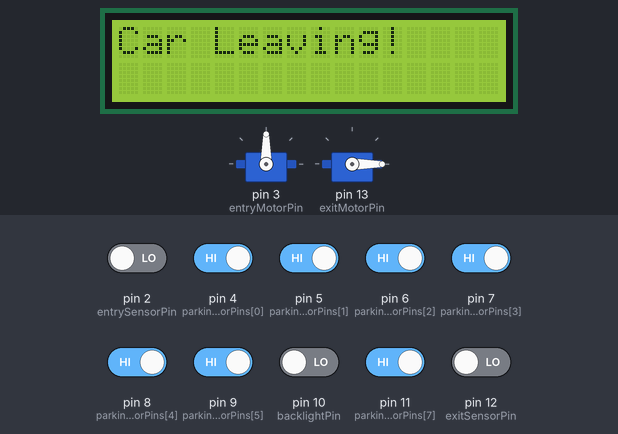
The sketch below on a simulated Arduino Uno, built with avr-gcc and run on an emulated ATmega328P. Shown: 16×2 character LCD, 2 × servo. The test bench sets the inputs (shaded band); at power-on: pin 4 (parkingSensorPins[0]), pin 5 (parkingSensorPins[1]), pin 6 (parkingSensorPins[2]), pin 7 (parkingSensorPins[3]), pin 8 (parkingSensorPins[4]), pin 9 (parkingSensorPins[5]), pin 11 (parkingSensorPins[7]) HIGH, pin 2 (entrySensorPin), pin 10 (backlightPin), pin 12 (exitSensorPin) LOW. What the sketch prints to the serial monitor is not drawn.

Above: at 1.2 s.
1.3 s: pin 12 (exitSensorPin) driven HIGH
At 2.0 s:
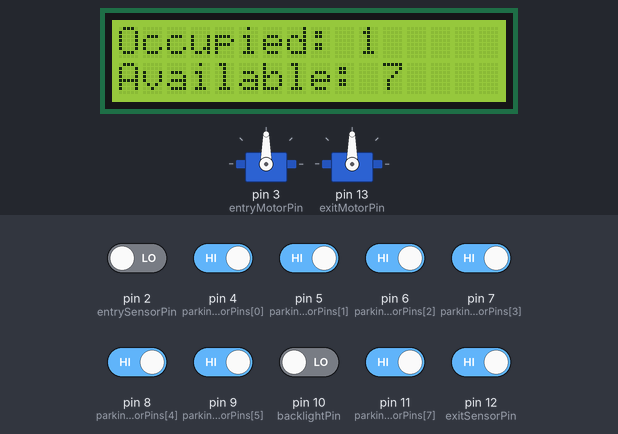
4.3 s: pin 12 (exitSensorPin) driven LOW
At 5.0 s:
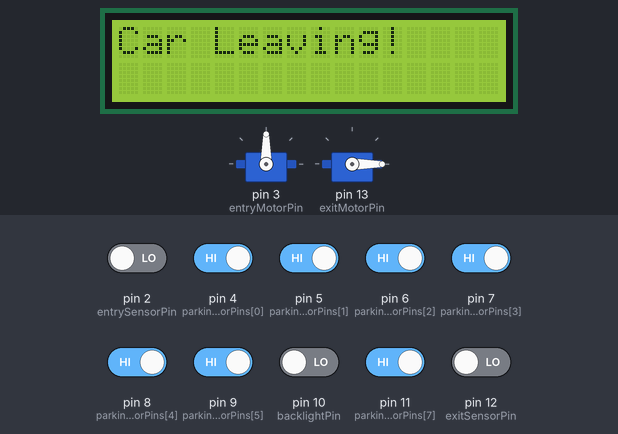
7.3 s: pin 12 (exitSensorPin) driven HIGH
At 8.7 s:
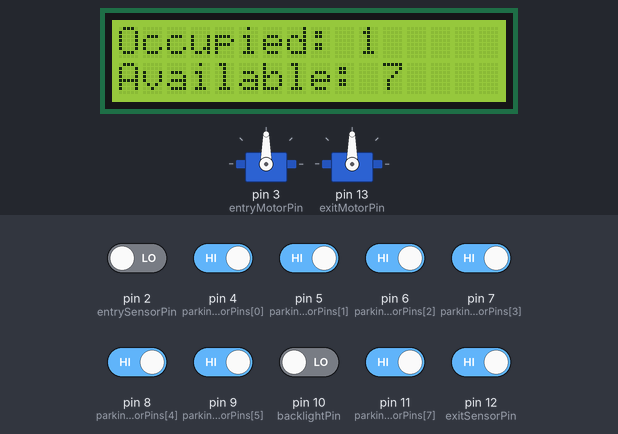
10.3 s: pin 12 (exitSensorPin) driven LOW
At 11.4 s:
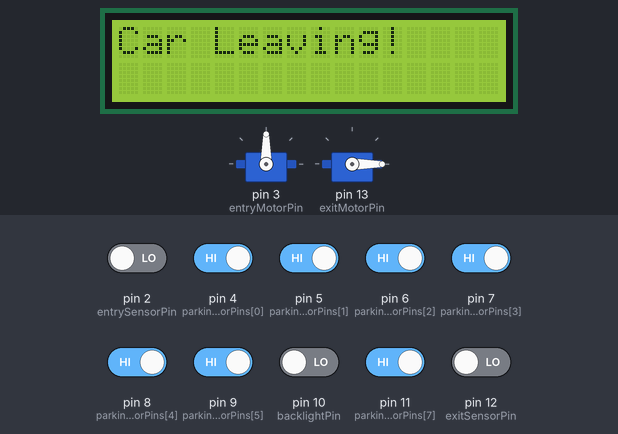
13.3 s: pin 2 (entrySensorPin) driven HIGH
At 14.1 s:
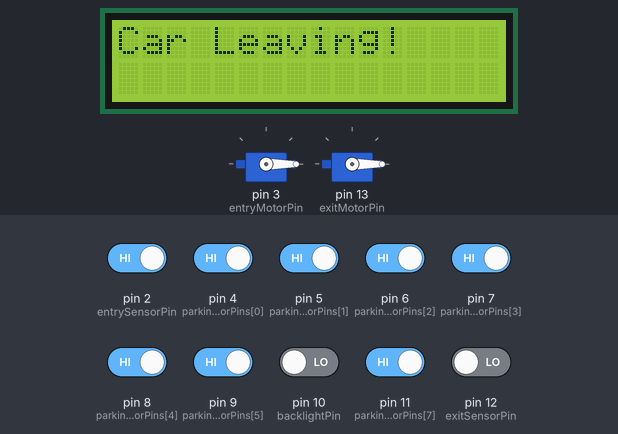
16.3 s: pin 2 (entrySensorPin) driven LOW
At 17.5 s:
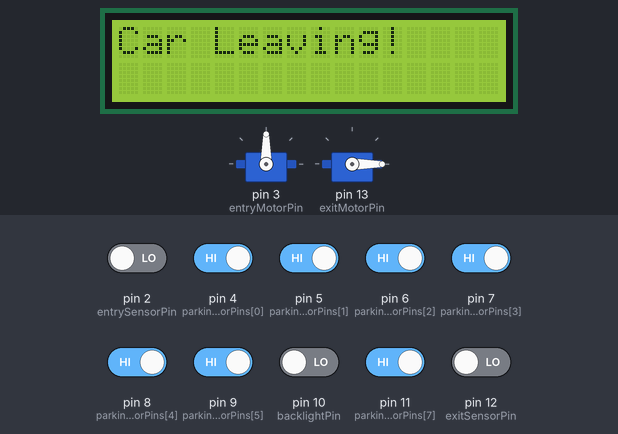
Timing chart, 0 to 19.3 s (numbered marks = the images above; inputs shaded):
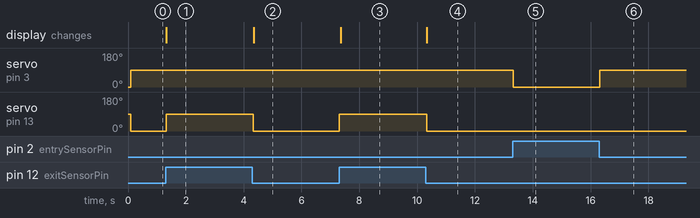

Measured:
- after the input at 1.3 s, servo on pin 13 (exitMotorPin): 0° → 90° at once; the display: changes at once (image 1)
- after the input at 4.3 s, servo on pin 13 (exitMotorPin): 90° → 0° at once; the display: changes after 0.05 s (image 2)
- after the input at 7.3 s, servo on pin 13 (exitMotorPin): 0° → 90° at once; the display: changes after 0.05 s (image 3)
- after the input at 10.3 s, servo on pin 13 (exitMotorPin): 90° → 0° at once; the display: changes at once (image 4)
- after the input at 13.3 s, servo on pin 3 (entryMotorPin): 90° → 0° at once
- after the input at 16.3 s, servo on pin 3 (entryMotorPin): 0° → 90° at once

The sketch:

DISP.ino.ino
```cpp
#include<Wire.h>
#include<LiquidCrystal_I2C.h>
#include<Servo.h>

const int lcd_I2C_address = 0x27;
LiquidCrystal_I2C lcd(lcd_I2C_address, 16, 2);

const int entrySensorPin = 2;
const int exitSensorPin = 12;

const int entryMotorPin = 3;
Servo entryServo;

const int exitMotorPin = 13;
Servo exitServo;

const int parkingSensorPins[8] = {4, 5, 6, 7, 8, 9, 10, 11};
int occupiedSpots = 0;
int availableSpots = 8;

unsigned long entryTime = 0;
unsigned long carLeftTime = 0;
unsigned long fullMessageStartTime = 0;

bool carDetectedEntry = false;
bool carDetectedExit = false;
bool parkingLotFull = false;
bool carLeaving = false;

const int fullMessageDuration = 3000;

const int backlightPin = 10;
int backlightBrightness = 230;

void setup()
{
  Serial.begin(9600);
  Wire.begin();
  lcd.begin();
  lcd.backlight();
  analogWrite(backlightPin, backlightBrightness);

  entryServo.attach(entryMotorPin);
  exitServo.attach(exitMotorPin);

  entryServo.write(0);
  exitServo.write(90);

  pinMode(entrySensorPin, INPUT);
  pinMode(exitSensorPin, INPUT);
  for (int i = 0; i < 8; i++)
  {
    pinMode(parkingSensorPins[i], INPUT);
  }

  lcd.setCursor(0, 0);
  lcd.print("Welcome to Parking!");
  Serial.println("Setup complete. Ready for operation.");
}

void loop()
{
  carDetectedEntry = digitalRead(entrySensorPin) == LOW;
  carDetectedExit = digitalRead(exitSensorPin) == LOW;

  // Update occupied and available spots count
  occupiedSpots = 0;
  for (int i = 0; i < 8; i++)
  {
    if (digitalRead(parkingSensorPins[i]) == LOW)
    {
      occupiedSpots++;
    }
  }
  availableSpots = 8 - occupiedSpots;

  if (occupiedSpots == 8)
  {
    if (!parkingLotFull)
    {
      fullMessageStartTime = millis();
      parkingLotFull = true;
      updateDisplay("Parking Lot Full!", "", "");
    }
    else if (millis() - fullMessageStartTime >= fullMessageDuration)
    {
      parkingLotFull = false;
      updateDisplay("Occupied: 8", "Available: 0", "");
    }
  }
  else
  {
    if (carDetectedEntry && availableSpots > 0 && entryTime == 0)
    {
      entryServo.write(90);
      entryTime = millis();
      updateDisplay("Car Entering!", "", "");
      Serial.println("Car entered parking lot.");
    }

    if (millis() - entryTime >= 3000 && entryTime != 0 && !carDetectedEntry)
    {
      entryServo.write(0);
      entryTime = 0;
    }

    if (carDetectedExit)
    {
      exitServo.write(0);
      carLeftTime = millis();
      carLeaving = true;
      updateDisplay("Car Leaving!", "", "");
    }
    else if (carLeaving && millis() - carLeftTime >= 3000)
    {
      carLeaving = false;
      exitServo.write(90);
      updateDisplay("Occupied: " + String(occupiedSpots), "Available: " + String(availableSpots), "");
    }
    else
    {
      exitServo.write(90);
      updateDisplay("Occupied: " + String(occupiedSpots), "Available: " + String(availableSpots), "");
    }
  }
}

void updateDisplay(String line1, String line2, String line3)
{
  lcd.clear();
  lcd.setCursor(0, 0);
  lcd.print(line1);
  if (line2 != "")
  {
    lcd.setCursor(0, 1);
    lcd.print(line2);
  }
  if (line3 != "")
  {
    lcd.setCursor(0, 2);
    lcd.print(line3);
  }
}
```
